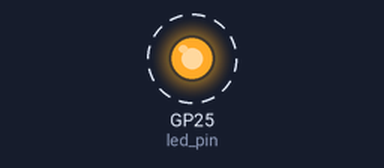
The program below on a simulated Raspberry Pi Pico running MicroPython. Parts: output pins drawn as LEDs (lit = HIGH). Dashed ring = blinking. What the program prints to the serial console is not drawn.

Above: at 0.2 s.
Timing chart, 0 to 3.0 s (numbered marks = the images above):
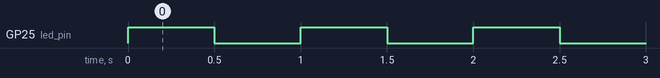

Measured:
- by itself, GP25 (led_pin): alternates HIGH for 0.50 s and LOW for 0.50 s

The program:

heartbeat.py
```python
#
#  KevstahJr (kevstahjr.com)
#  Heartbeat.py
#

import utime
from machine import Pin

# Declared Variables.
led_pin = Pin(25, Pin.OUT)
heartbeat_time = 0.5

print("Starting up Heartbeat...")
while True:
    led_pin.value(1)
    utime.sleep(heartbeat_time)
    led_pin.value(0)
    utime.sleep(heartbeat_time)
```
